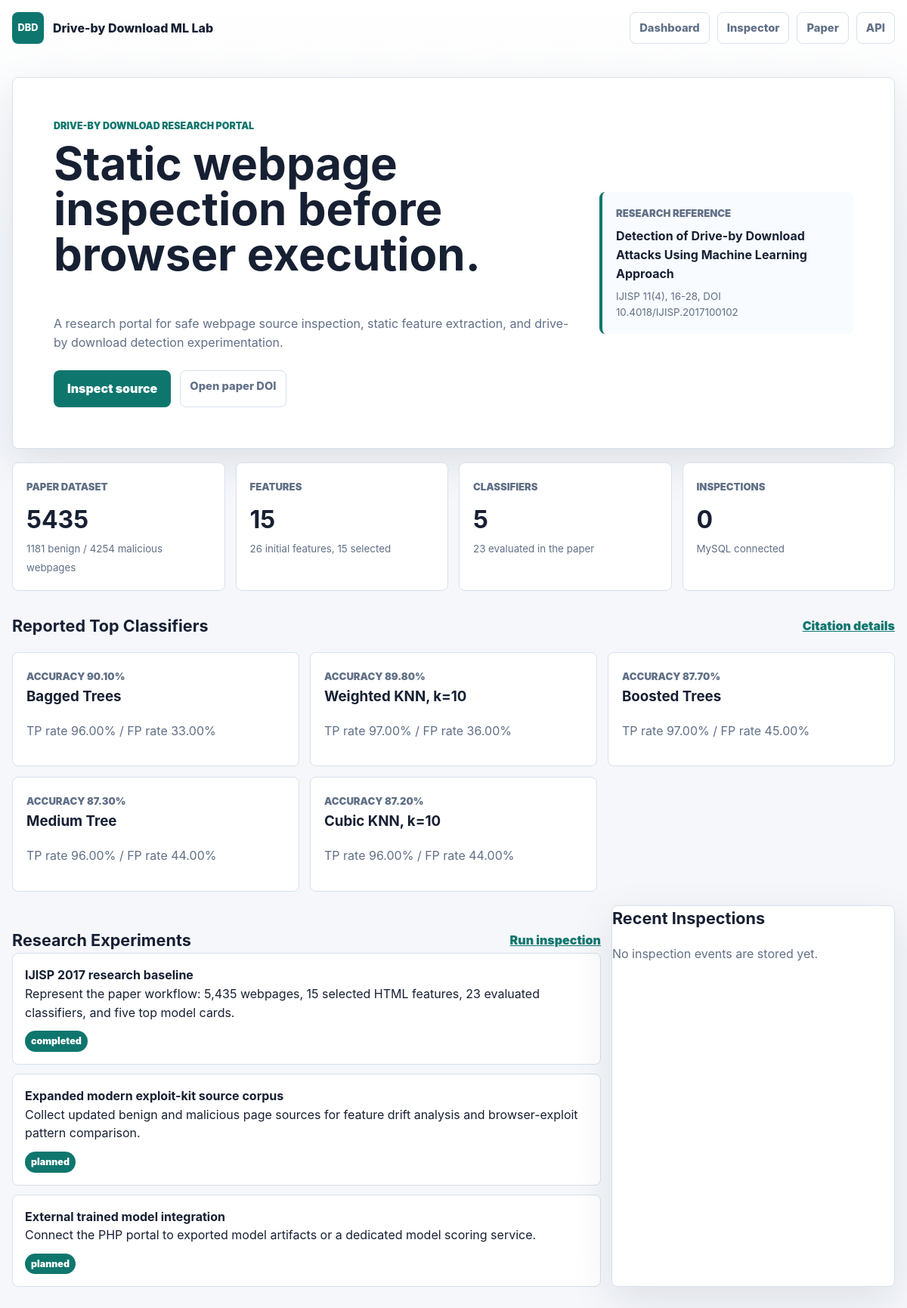
The page / on the database its author committed.
### tables this page shows
CREATE TABLE IF NOT EXISTS classifier_profiles (
  id BIGINT UNSIGNED AUTO_INCREMENT PRIMARY KEY,
  rank_order TINYINT UNSIGNED NOT NULL,
  name VARCHAR(180) NOT NULL UNIQUE,
  tp_rate DECIMAL(6,2) NOT NULL,
  fp_rate DECIMAL(6,2) NOT NULL,
  accuracy DECIMAL(6,2) NOT NULL,
  threshold_score DECIMAL(8,2) NOT NULL,
  sensitivity DECIMAL(8,3) NOT NULL DEFAULT 1.000,
  source_note VARCHAR(255) NOT NULL,
  created_at DATETIME NOT NULL DEFAULT CURRENT_TIMESTAMP,
  INDEX idx_classifier_rank (rank_order)
);

CREATE TABLE IF NOT EXISTS experiments (
  id BIGINT UNSIGNED AUTO_INCREMENT PRIMARY KEY,
  title VARCHAR(220) NOT NULL UNIQUE,
  objective TEXT NOT NULL,
  dataset_size INT UNSIGNED NOT NULL,
  feature_count INT UNSIGNED NOT NULL,
  classifier_count INT UNSIGNED NOT NULL,
  status ENUM('planned','active','completed') NOT NULL DEFAULT 'planned',
  created_at DATETIME NOT NULL DEFAULT CURRENT_TIMESTAMP,
  updated_at DATETIME NOT NULL DEFAULT CURRENT_TIMESTAMP ON UPDATE CURRENT_TIMESTAMP
);

### src/Repository/LabRepository.php (called while the page is built, shortened)
<?php
final class LabRepository
{
    public function connected(): bool
    {
        return $this->pdo instanceof PDO;
    }
    public function summary(): array
    {
        return [
            'connected' => true,
            'inspection_count' => $this->count('inspections'),
            'feature_count' => $this->count('feature_definitions'),
            'classifier_count' => $this->count('classifier_profiles'),
            'experiment_count' => $this->count('experiments'),
        ];
    }
    public function classifierProfiles(): array
    {
        return $this->pdo->query('SELECT rank_order AS rank, name, tp_rate, fp_rate, accuracy, threshold_score AS threshold, sensitivity, source_note FROM classifier_profiles ORDER BY rank_order')->fetchAll();
    }
    public function experiments(): array
    {
        return $this->pdo->query('SELECT title, objective, dataset_size, feature_count, classifier_count, status FROM experiments ORDER BY id')->fetchAll();
    }
    public function recentInspections(): array
    {
        return $this->pdo->query('SELECT uuid, input_type, source_url, source_preview, risk_score, consensus_label, created_at FROM inspections ORDER BY created_at DESC LIMIT 6')->fetchAll();
    }
    private function count(string $table): int
    {
        $allowed = ['inspections', 'feature_definitions', 'classifier_profiles', 'experiments'];
        return (int) $this->pdo->query("SELECT COUNT(*) FROM {$table}")->fetchColumn();
    }
}

### src/Support/View.php (called while the page is built, shortened)
<?php
final class View
{
    public static function e(string $value): string
    {
        return htmlspecialchars($value, ENT_QUOTES | ENT_SUBSTITUTE, 'UTF-8');
    }
}

### src/bootstrap.php (called while the page is built, shortened)
<?php
spl_autoload_register(function (string $class): void {
    $prefix = 'DrivebyLab\\';
    $relative = str_replace('\\', DIRECTORY_SEPARATOR, substr($class, strlen($prefix)));
    $file = __DIR__ . DIRECTORY_SEPARATOR . $relative . '.php';
});

### public/index.php (the view, shortened to what this page needs)
<?php
require __DIR__ . '/../src/bootstrap.php';
$config = require __DIR__ . '/../config/paper.php';
$repository = new LabRepository(Database::tryConnection());
sendPage($config, 'Dashboard', renderDashboard($config, $repository));
function sendPage(array $config, string $title, string $body, int $status = 200): void
{
    echo layout($config, $title, $body);
    exit;
}
function layout(array $config, string $title, string $body): string
{
    $appTitle = View::e((string) $config['portal']['title']);
    $pageTitle = View::e($title);
    return <<<HTML
<!doctype html>
<html lang="en">
<head>
  <meta charset="utf-8">
  <meta name="viewport" content="width=device-width, initial-scale=1">
  <title>{$pageTitle} | {$appTitle}</title>
  <link rel="stylesheet" href="/assets/app.css">
</head>
<body>
  <header class="topbar">
    <a class="brand" href="/"><span class="brand-mark">DBD</span><span>{$appTitle}</span></a>
    <nav>
      <a href="/">Dashboard</a>
      <a href="/inspector">Inspector</a>
      <a href="/paper">Paper</a>
      <a href="/api/summary">API</a>
    </nav>
  </header>
  <main class="page-shell">{$body}</main>
</body>
</html>
HTML;
}
function renderDashboard(array $config, LabRepository $repository): string
{
    $summary = $repository->summary();
    $paper = $config['paper'];
    $classifiers = $repository->classifierProfiles() ?: $config['classifiers'];
    $experiments = $repository->experiments();
    $recent = $repository->recentInspections();
    $classifierCards = renderClassifierCards($classifiers);
    $experimentCards = renderExperiments($experiments);
    $recentCards = renderRecentInspections($recent);
    $dbStatus = $summary['connected'] ? 'MySQL connected' : 'MySQL not connected';
    $inspectionCount = (string) ($summary['inspection_count'] ?? 0);
    $classifierCount = (string) ($summary['classifier_count'] ?: count($config['classifiers']));
    $featureCount = (string) ($summary['feature_count'] ?: count($config['feature_definitions']));
    $paperTitle = View::e((string) $paper['title']);
    $doiUrl = View::e((string) $paper['url']);
    $tagline = View::e((string) $config['portal']['tagline']);
    return <<<HTML
<section class="hero panel">
  <div>
    <p class="eyebrow">Drive-by download research portal</p>
    <h1>Static webpage inspection before browser execution.</h1>
    <p>{$tagline}</p>
    <div class="hero-actions">
      <a class="button-link" href="/inspector">Inspect source</a>
      <a class="secondary-link" href="{$doiUrl}" target="_blank" rel="noopener">Open paper DOI</a>
    </div>
  </div>
  <aside class="paper-card">
    <span>Research reference</span>
    <strong>{$paperTitle}</strong>
    <small>IJISP {$paper['volume']}({$paper['issue']}), {$paper['pages']}, DOI {$paper['doi']}</small>
  </aside>
</section>
<section class="metric-grid">
  <article><span>Paper dataset</span><strong>{$paper['dataset_size']}</strong><small>{$paper['benign_urls']} benign / {$paper['malicious_urls']} malicious webpages</small></article>
  <article><span>Features</span><strong>{$featureCount}</strong><small>{$paper['initial_features']} initial features, {$paper['features_selected']} selected</small></article>
  <article><span>Classifiers</span><strong>{$classifierCount}</strong><small>{$paper['classifiers_evaluated']} evaluated in the paper</small></article>
  <article><span>Inspections</span><strong>{$inspectionCount}</strong><small>{$dbStatus}</small></article>
</section>
<section class="section-head"><h2>Reported Top Classifiers</h2><a href="/paper">Citation details</a></section>
<section class="classifier-grid">{$classifierCards}</section>
<section class="split-layout">
  <div>
    <section class="section-head"><h2>Research Experiments</h2><a href="/inspector">Run inspection</a></section>
    <div class="stack">{$experimentCards}</div>
  </div>
  <aside class="panel">
    <h2>Recent Inspections</h2>
    {$recentCards}
  </aside>
</section>
HTML;
}
function renderClassifierCards(array $classifiers): string
{
    $html = '';
    foreach ($classifiers as $classifier) {
        $name = View::e((string) ($classifier['name'] ?? 'Classifier'));
        $accuracy = View::e((string) ($classifier['accuracy'] ?? ''));
        $tp = View::e((string) ($classifier['tp_rate'] ?? ''));
        $fp = View::e((string) ($classifier['fp_rate'] ?? ''));
        $html .= "<article class=\"panel classifier-card\"><span>Accuracy {$accuracy}%</span><h3>{$name}</h3><p>TP rate {$tp}% / FP rate {$fp}%</p></article>";
    }
    return $html;
}
function renderExperiments(array $experiments): string
{
    $html = '';
    foreach ($experiments as $experiment) {
        $title = View::e((string) $experiment['title']);
        $objective = View::e((string) $experiment['objective']);
        $status = View::e((string) $experiment['status']);
        $html .= "<article class=\"initiative\"><div><strong>{$title}</strong><span>{$objective}</span></div><span class=\"badge\">{$status}</span></article>";
    }
    return $html;
}
function renderRecentInspections(array $inspections): string
{
    if ($inspections === []) {
        return '<p class="muted">No inspection events are stored yet.</p>';
    }
    $html = '<div class="recent-list">';
    return $html . '</div>';
}

### public/assets/app.css (style rules this page uses)
:root { color-scheme: light; --bg: #f5f7fb; --surface: #ffffff; --surface-soft: #eef7f4; --text: #172033; --muted: #617087; --line: #d8e0eb; --primary: #0f766e; --primary-dark: #0b5f59; --danger: #b91c1c; --warning: #b45309; --info: #2458a6; --shadow: 0 18px 55px rgba(23, 32, 51, 0.1); }
* { box-sizing: border-box; }
body { margin: 0; background: linear-gradient(180deg, #ffffff 0, var(--bg) 340px), var(--bg); color: var(--text); font-family: Inter, ui-sans-serif, system-ui, -apple-system, BlinkMacSystemFont, "Segoe UI", sans-serif; line-height: 1.55; }
a { color: inherit; }
.topbar { width: min(1180px, calc(100% - 32px)); min-height: 74px; display: flex; align-items: center; justify-content: space-between; gap: 18px; margin: 0 auto; }
.brand { display: inline-flex; align-items: center; gap: 12px; color: var(--text); font-weight: 850; text-decoration: none; }
.brand-mark { width: 42px; height: 42px; display: inline-grid; place-items: center; border-radius: 8px; background: var(--primary); color: #ffffff; font-size: 0.8rem; }
nav { display: flex; flex-wrap: wrap; gap: 10px; }
nav a, .secondary-link { border: 1px solid var(--line); border-radius: 8px; padding: 9px 12px; background: #ffffff; color: var(--muted); font-size: 0.92rem; font-weight: 800; text-decoration: none; }
.page-shell { width: min(1180px, calc(100% - 32px)); margin: 0 auto; padding: 28px 0 58px; }
.panel, .metric-grid article, .initiative { border: 1px solid var(--line); border-radius: 8px; background: var(--surface); box-shadow: var(--shadow); }
.hero { display: grid; grid-template-columns: 1fr; gap: 24px; align-items: center; padding: clamp(28px, 5vw, 54px); }
.eyebrow { margin: 0 0 10px; color: var(--primary); font-size: 0.78rem; font-weight: 900; text-transform: uppercase; }
h1, h2, h3, p { margin-top: 0; }
h1 { max-width: 900px; font-size: clamp(2rem, 5vw, 4.15rem); line-height: 1; overflow-wrap: anywhere; }
h2 { font-size: 1.35rem; }
p, small, .muted { color: var(--muted); }
.hero-actions { display: flex; flex-wrap: wrap; gap: 12px; margin-top: 24px; }
.button-link, button { min-height: 48px; display: inline-flex; align-items: center; justify-content: center; border: 0; border-radius: 8px; padding: 12px 18px; background: var(--primary); color: #ffffff; font-weight: 900; text-decoration: none; cursor: pointer; }
.paper-card { display: grid; gap: 8px; border-left: 4px solid var(--primary); border-radius: 8px; padding: 18px; background: #f8fbff; }
.paper-card span, .metric-grid span, .classifier-card span, .dimension-card span, .sample-card span { color: var(--muted); font-size: 0.82rem; font-weight: 900; text-transform: uppercase; }
.metric-grid, .classifier-grid, .dimension-grid, .feature-grid, .sample-grid, .split-layout { display: grid; grid-template-columns: 1fr; gap: 14px; margin-top: 18px; }
.metric-grid article, .classifier-card, .dimension-card, .sample-card, .prediction { padding: 18px; box-shadow: none; }
.metric-grid article { min-height: 142px; }
.metric-grid strong { display: block; margin-top: 8px; font-size: 2rem; }
.section-head { display: flex; align-items: center; justify-content: space-between; gap: 14px; margin-top: 30px; }
.section-head h2 { margin: 0; }
.section-head a, .section-head span { color: var(--primary); font-weight: 900; }
.stack { display: grid; gap: 12px; }
.initiative { display: grid; gap: 12px; padding: 16px; box-shadow: none; }
.initiative strong, .initiative span { display: block; }
.badge { display: inline-flex !important; width: fit-content; border-radius: 999px; padding: 4px 8px; background: var(--primary); color: #ffffff; font-size: 0.78rem; font-weight: 900; }
@media (min-width: 760px) { .metric-grid, .classifier-grid, .feature-grid, .sample-grid { grid-template-columns: repeat(2, minmax(0, 1fr)); } }
@media (min-width: 1020px) { .hero { grid-template-columns: minmax(0, 1.35fr) minmax(280px, 0.65fr); } }
@media (min-width: 1020px) { .metric-grid { grid-template-columns: repeat(4, minmax(0, 1fr)); } }
@media (min-width: 1020px) { .classifier-grid, .dimension-grid { grid-template-columns: repeat(3, minmax(0, 1fr)); } }
@media (min-width: 1020px) { .split-layout { grid-template-columns: minmax(0, 1.35fr) minmax(320px, 0.65fr); } }

### rows shown on the page
classifier_profiles: accuracy "90.10", name "Bagged Trees", tp_rate "96.00", fp_rate "33.00"
classifier_profiles: accuracy "89.80", name "Weighted KNN, k=10", tp_rate "97.00", fp_rate "36.00"
classifier_profiles: accuracy "87.70", name "Boosted Trees", tp_rate "97.00", fp_rate "45.00"
classifier_profiles: accuracy "87.30", name "Medium Tree", tp_rate "96.00", fp_rate "44.00"
classifier_profiles: accuracy "87.20", name "Cubic KNN, k=10", tp_rate "96.00", fp_rate "44.00"
experiments: title "IJISP 2017 research baseline", objective "Represent the paper workflow: 5,435 webpages, 15 selected HTML features, 23 evaluated classifiers, and five top model cards.", status "completed"
experiments: title "Expanded modern exploit-kit source corpus", objective "Collect updated benign and malicious page sources for feature drift analysis and browser-exploit pattern comparison.", status "planned"
experiments: title "External trained model integration", objective "Connect the PHP portal to exported model artifacts or a dedicated model scoring service.", status "planned"

### other values the page prints
$appTitle "Drive-by Download ML Lab"
$tagline "A research portal for safe webpage source inspection, static feature extraction, and drive-by download detection experimentation."
$paperTitle "Detection of Drive-by Download Attacks Using Machine Learning Approach"
$paper['volume'] "11"
$paper['issue'] "4"
$paper['pages'] "16-28"
$paper['doi'] "10.4018/IJISP.2017100102"
$paper['dataset_size'] "5435"
$paper['benign_urls'] "1181"
$paper['malicious_urls'] "4254"
$featureCount "15"
$paper['initial_features'] "26"
$paper['features_selected'] "15"
$classifierCount "5"
$paper['classifiers_evaluated'] "23"
